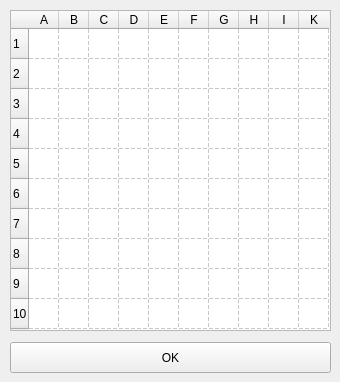
<?xml version="1.0" encoding="UTF-8"?>
<ui version="4.0">
 <class>tab</class>
 <widget class="QMainWindow" name="tab">
  <property name="geometry">
   <rect>
    <x>0</x>
    <y>0</y>
    <width>340</width>
    <height>382</height>
   </rect>
  </property>
  <property name="windowTitle">
   <string>Meu Mapa</string>
  </property>
  <widget class="QWidget" name="centralwidget">
   <widget class="QPushButton" name="pbOK">
    <property name="geometry">
     <rect>
      <x>10</x>
      <y>342</y>
      <width>321</width>
      <height>31</height>
     </rect>
    </property>
    <property name="text">
     <string>OK</string>
    </property>
   </widget>
   <widget class="QTableWidget" name="mapa">
    <property name="geometry">
     <rect>
      <x>10</x>
      <y>10</y>
      <width>321</width>
      <height>321</height>
     </rect>
    </property>
    <property name="mouseTracking">
     <bool>false</bool>
    </property>
    <property name="frameShape">
     <enum>QFrame::StyledPanel</enum>
    </property>
    <property name="frameShadow">
     <enum>QFrame::Sunken</enum>
    </property>
    <property name="midLineWidth">
     <number>0</number>
    </property>
    <property name="verticalScrollBarPolicy">
     <enum>Qt::ScrollBarAlwaysOff</enum>
    </property>
    <property name="horizontalScrollBarPolicy">
     <enum>Qt::ScrollBarAlwaysOff</enum>
    </property>
    <property name="editTriggers">
     <set>QAbstractItemView::NoEditTriggers</set>
    </property>
    <property name="showDropIndicator" stdset="0">
     <bool>true</bool>
    </property>
    <property name="dragEnabled">
     <bool>false</bool>
    </property>
    <property name="showGrid">
     <bool>true</bool>
    </property>
    <property name="gridStyle">
     <enum>Qt::DashLine</enum>
    </property>
    <property name="sortingEnabled">
     <bool>false</bool>
    </property>
    <property name="cornerButtonEnabled">
     <bool>true</bool>
    </property>
    <property name="rowCount">
     <number>10</number>
    </property>
    <attribute name="horizontalHeaderVisible">
     <bool>true</bool>
    </attribute>
    <attribute name="horizontalHeaderCascadingSectionResizes">
     <bool>false</bool>
    </attribute>
    <attribute name="horizontalHeaderDefaultSectionSize">
     <number>30</number>
    </attribute>
    <attribute name="horizontalHeaderHighlightSections">
     <bool>true</bool>
    </attribute>
    <attribute name="horizontalHeaderShowSortIndicator" stdset="0">
     <bool>false</bool>
    </attribute>
    <attribute name="horizontalHeaderStretchLastSection">
     <bool>false</bool>
    </attribute>
    <attribute name="verticalHeaderCascadingSectionResizes">
     <bool>false</bool>
    </attribute>
    <attribute name="verticalHeaderDefaultSectionSize">
     <number>30</number>
    </attribute>
    <row>
     <property name="text">
      <string>1</string>
     </property>
    </row>
    <row>
     <property name="text">
      <string>2</string>
     </property>
    </row>
    <row>
     <property name="text">
      <string>3</string>
     </property>
    </row>
    <row>
     <property name="text">
      <string>4</string>
     </property>
    </row>
    <row>
     <property name="text">
      <string>5</string>
     </property>
    </row>
    <row>
     <property name="text">
      <string>6</string>
     </property>
    </row>
    <row>
     <property name="text">
      <string>7</string>
     </property>
    </row>
    <row>
     <property name="text">
      <string>8</string>
     </property>
    </row>
    <row/>
    <row/>
    <column>
     <property name="text">
      <string>A</string>
     </property>
    </column>
    <column>
     <property name="text">
      <string>B</string>
     </property>
    </column>
    <column>
     <property name="text">
      <string>C</string>
     </property>
    </column>
    <column>
     <property name="text">
      <string>D</string>
     </property>
    </column>
    <column>
     <property name="text">
      <string>E</string>
     </property>
    </column>
    <column>
     <property name="text">
      <string>F</string>
     </property>
    </column>
    <column>
     <property name="text">
      <string>G</string>
     </property>
    </column>
    <column>
     <property name="text">
      <string>H</string>
     </property>
    </column>
    <column>
     <property name="text">
      <string>I</string>
     </property>
    </column>
    <column>
     <property name="text">
      <string>K</string>
     </property>
    </column>
   </widget>
  </widget>
 </widget>
 <resources/>
 <connections/>
</ui>
